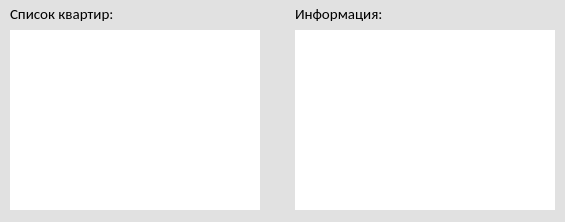
<?xml version="1.0" encoding="UTF-8"?>
<ui version="4.0">
 <class>MainWindow</class>
 <widget class="QMainWindow" name="MainWindow">
  <property name="geometry">
   <rect>
    <x>0</x>
    <y>0</y>
    <width>565</width>
    <height>222</height>
   </rect>
  </property>
  <property name="minimumSize">
   <size>
    <width>565</width>
    <height>222</height>
   </size>
  </property>
  <property name="maximumSize">
   <size>
    <width>565</width>
    <height>222</height>
   </size>
  </property>
  <property name="windowTitle">
   <string>Картотека</string>
  </property>
  <property name="windowIcon">
   <iconset resource="res.qrc">
    <normaloff>:/new/window_icons/icons/card.png</normaloff>:/new/window_icons/icons/card.png</iconset>
  </property>
  <property name="styleSheet">
   <string notr="true">QMainWindow{
background: rgb(225, 225, 225);
}

QPushButton{
background: rgb(225, 225, 225);
border: none;
border-radius: 4px;
font-family: Calibri;
font-size: 10pt;
}
QPushButton:hover{
background: rgb(195, 195, 195);
}</string>
  </property>
  <widget class="QWidget" name="centralwidget">
   <widget class="QListView" name="flat_list">
    <property name="geometry">
     <rect>
      <x>10</x>
      <y>30</y>
      <width>250</width>
      <height>180</height>
     </rect>
    </property>
    <property name="styleSheet">
     <string notr="true">QListView{
border: none;
}</string>
    </property>
   </widget>
   <widget class="QLabel" name="label">
    <property name="geometry">
     <rect>
      <x>10</x>
      <y>6</y>
      <width>250</width>
      <height>16</height>
     </rect>
    </property>
    <property name="styleSheet">
     <string notr="true">QLabel{
font-size: 11pt;
font-family: Calibri;
}</string>
    </property>
    <property name="text">
     <string>Список квартир:</string>
    </property>
   </widget>
   <widget class="QLabel" name="label_2">
    <property name="geometry">
     <rect>
      <x>295</x>
      <y>6</y>
      <width>250</width>
      <height>16</height>
     </rect>
    </property>
    <property name="styleSheet">
     <string notr="true">QLabel{
font-size: 11pt;
font-family: Calibri;
}</string>
    </property>
    <property name="text">
     <string>Информация:</string>
    </property>
   </widget>
   <widget class="QTextEdit" name="info_text">
    <property name="geometry">
     <rect>
      <x>295</x>
      <y>30</y>
      <width>260</width>
      <height>180</height>
     </rect>
    </property>
    <property name="styleSheet">
     <string notr="true">QTextEdit{
border: none;
}</string>
    </property>
    <property name="undoRedoEnabled">
     <bool>false</bool>
    </property>
    <property name="readOnly">
     <bool>true</bool>
    </property>
    <property name="html">
     <string>&lt;!DOCTYPE HTML PUBLIC &quot;-//W3C//DTD HTML 4.0//EN&quot; &quot;http://www.w3.org/TR/REC-html40/strict.dtd&quot;&gt;
&lt;html&gt;&lt;head&gt;&lt;meta name=&quot;qrichtext&quot; content=&quot;1&quot; /&gt;&lt;style type=&quot;text/css&quot;&gt;
p, li { white-space: pre-wrap; }
&lt;/style&gt;&lt;/head&gt;&lt;body style=&quot; font-family:'MS Shell Dlg 2'; font-size:8.25pt; font-weight:400; font-style:normal;&quot;&gt;
&lt;p style=&quot;-qt-paragraph-type:empty; margin-top:0px; margin-bottom:0px; margin-left:0px; margin-right:0px; -qt-block-indent:0; text-indent:0px;&quot;&gt;&lt;br /&gt;&lt;/p&gt;&lt;/body&gt;&lt;/html&gt;</string>
    </property>
    <property name="textInteractionFlags">
     <set>Qt::TextSelectableByMouse</set>
    </property>
   </widget>
   <widget class="QPushButton" name="add_button">
    <property name="geometry">
     <rect>
      <x>265</x>
      <y>30</y>
      <width>25</width>
      <height>25</height>
     </rect>
    </property>
    <property name="toolTip">
     <string>&lt;html&gt;&lt;head/&gt;&lt;body&gt;&lt;p&gt;Добавить&lt;/p&gt;&lt;/body&gt;&lt;/html&gt;</string>
    </property>
    <property name="whatsThis">
     <string>&lt;html&gt;&lt;head/&gt;&lt;body&gt;&lt;p&gt;&lt;br/&gt;&lt;/p&gt;&lt;/body&gt;&lt;/html&gt;</string>
    </property>
    <property name="styleSheet">
     <string notr="true"/>
    </property>
    <property name="text">
     <string/>
    </property>
    <property name="icon">
     <iconset resource="res.qrc">
      <normaloff>:/new/button_icons/icons/add.png</normaloff>:/new/button_icons/icons/add.png</iconset>
    </property>
    <property name="iconSize">
     <size>
      <width>21</width>
      <height>21</height>
     </size>
    </property>
   </widget>
   <widget class="QPushButton" name="complete_button">
    <property name="enabled">
     <bool>false</bool>
    </property>
    <property name="geometry">
     <rect>
      <x>265</x>
      <y>185</y>
      <width>25</width>
      <height>25</height>
     </rect>
    </property>
    <property name="toolTip">
     <string>&lt;html&gt;&lt;head/&gt;&lt;body&gt;&lt;p&gt;Выбрать&lt;/p&gt;&lt;/body&gt;&lt;/html&gt;</string>
    </property>
    <property name="styleSheet">
     <string notr="true"/>
    </property>
    <property name="text">
     <string/>
    </property>
    <property name="icon">
     <iconset resource="res.qrc">
      <normaloff>:/new/button_icons/icons/passed.png</normaloff>:/new/button_icons/icons/passed.png</iconset>
    </property>
    <property name="iconSize">
     <size>
      <width>21</width>
      <height>21</height>
     </size>
    </property>
   </widget>
   <widget class="QPushButton" name="search_button">
    <property name="geometry">
     <rect>
      <x>265</x>
      <y>60</y>
      <width>25</width>
      <height>25</height>
     </rect>
    </property>
    <property name="toolTip">
     <string>&lt;html&gt;&lt;head/&gt;&lt;body&gt;&lt;p&gt;Поиск&lt;/p&gt;&lt;/body&gt;&lt;/html&gt;</string>
    </property>
    <property name="whatsThis">
     <string>&lt;html&gt;&lt;head/&gt;&lt;body&gt;&lt;p&gt;&lt;br/&gt;&lt;/p&gt;&lt;/body&gt;&lt;/html&gt;</string>
    </property>
    <property name="text">
     <string/>
    </property>
    <property name="icon">
     <iconset resource="res.qrc">
      <normaloff>:/new/button_icons/icons/search.png</normaloff>:/new/button_icons/icons/search.png</iconset>
    </property>
    <property name="iconSize">
     <size>
      <width>21</width>
      <height>21</height>
     </size>
    </property>
   </widget>
   <widget class="QPushButton" name="remove_search_button">
    <property name="geometry">
     <rect>
      <x>265</x>
      <y>90</y>
      <width>25</width>
      <height>25</height>
     </rect>
    </property>
    <property name="toolTip">
     <string>&lt;html&gt;&lt;head/&gt;&lt;body&gt;&lt;p&gt;Удалить фильтр поиска&lt;/p&gt;&lt;/body&gt;&lt;/html&gt;</string>
    </property>
    <property name="whatsThis">
     <string>&lt;html&gt;&lt;head/&gt;&lt;body&gt;&lt;p&gt;&lt;br/&gt;&lt;/p&gt;&lt;/body&gt;&lt;/html&gt;</string>
    </property>
    <property name="text">
     <string/>
    </property>
    <property name="icon">
     <iconset resource="res.qrc">
      <normaloff>:/new/button_icons/icons/cancel.png</normaloff>:/new/button_icons/icons/cancel.png</iconset>
    </property>
    <property name="iconSize">
     <size>
      <width>21</width>
      <height>21</height>
     </size>
    </property>
   </widget>
  </widget>
 </widget>
 <resources>
  <include location="res.qrc"/>
 </resources>
 <connections/>
</ui>
